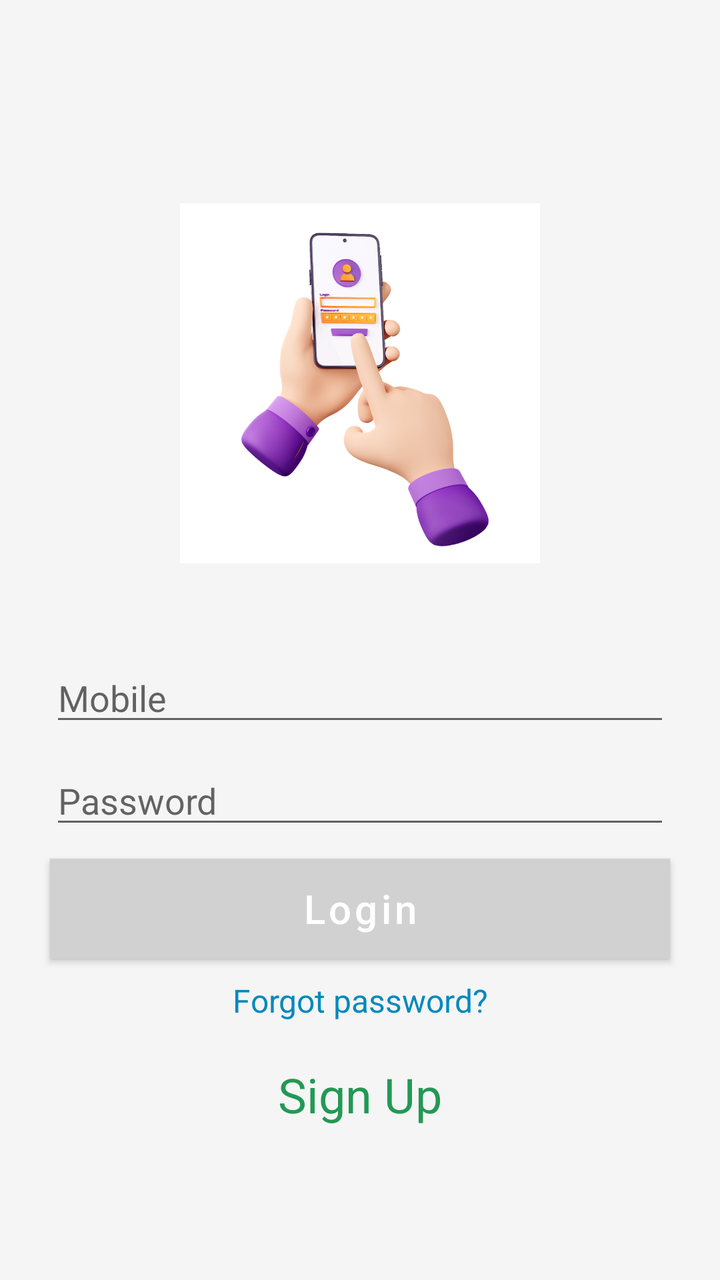
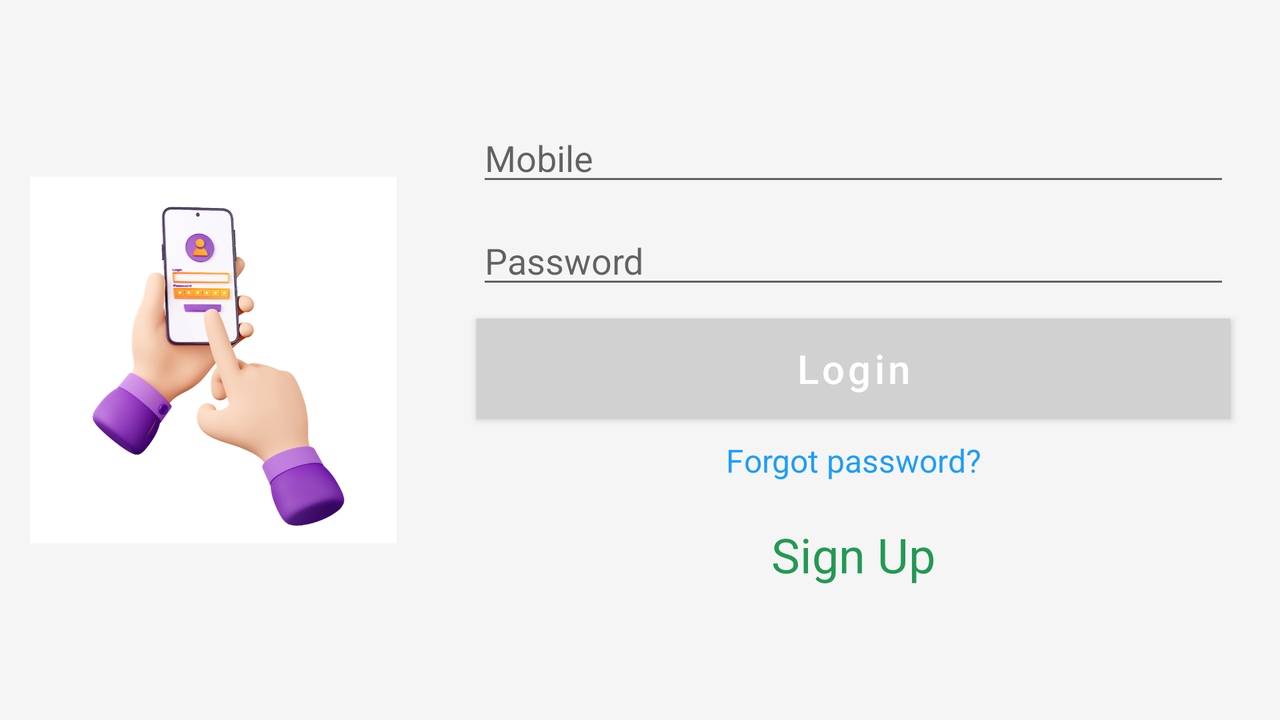

Two renders of one Android screen. The first uses the default layout on a phone; the second uses the alternative layout the repository ships for a different screen configuration, on a matching device. The two XML files are below.
<!-- AndroidManifest.xml: application theme AppTheme -->
<!-- res/layout/login.xml -->
<?xml version="1.0" encoding="utf-8"?>
<android.widget.RelativeLayout
    xmlns:android="http://schemas.android.com/apk/res/android" android:layout_width="match_parent"
    xmlns:app="http://schemas.android.com/apk/res-auto"
    android:layout_height="match_parent"
    android:gravity="center">

    <ImageView
        android:id="@+id/imageView2"
        android:layout_width="match_parent"
        android:layout_height="180dp"
        android:layout_margin="40dp"
        android:layout_weight="0.6"
        app:srcCompat="@drawable/icon" />

    <EditText
        android:id="@+id/et_mobile_login"
        android:layout_width="match_parent"
        android:layout_height="wrap_content"
        android:layout_alignParentStart="true"
        android:hint="Mobile"
        android:singleLine="true"
        android:textSize="18dp"
        android:layout_marginVertical="5dp"
        android:layout_marginHorizontal="25dp"
        android:layout_below="@+id/imageView2"/>

    <EditText
        android:id="@+id/et_password_login"
        android:layout_width="match_parent"
        android:layout_height="wrap_content"
        android:layout_alignParentStart="true"
        android:hint="Password"
        android:inputType="textPassword"
        android:singleLine="true"
        android:textSize="18dp"
        android:layout_marginVertical="5dp"
        android:layout_marginHorizontal="25dp"
        android:layout_below="@+id/et_mobile_login"/>

    <Button
        android:id="@+id/Button_login"
        android:layout_width="match_parent"
        android:layout_height="50dp"
        android:text="Login"
        android:textColor="@color/button_text"
        android:background="@color/button_background"
        android:textSize="20dp"
        android:layout_marginVertical="5dp"
        android:layout_marginHorizontal="25dp"
        android:textAllCaps="false"
        android:layout_below="@+id/et_password_login"/>

    <TextView
        android:id="@+id/forget_password"
        android:layout_width="match_parent"
        android:layout_height="wrap_content"
        android:text="Forgot password?"
        android:textAlignment="center"
        android:textColor="#0089bd"
        android:textSize="16dp"
        android:layout_marginVertical="5dp"
        android:layout_marginHorizontal="25dp"
        android:layout_below="@+id/Button_login"/>

    <TextView
        android:id="@+id/TextView_signup"
        android:layout_width="match_parent"
        android:layout_height="wrap_content"
        android:text="Sign Up"
        android:textAlignment="center"
        android:textColor="#229954"
        android:textSize="24dp"
        android:layout_marginVertical="15dp"
        android:layout_marginHorizontal="25dp"
        android:layout_below="@+id/forget_password"/>

</android.widget.RelativeLayout>
<!-- resources referenced by this layout -->
<resources>
  <color name="button_background">#4CAF50</color>
  <color name="button_text">#FFFFFF</color>
  <!-- drawable icon: png bitmap (drawable, 264235 bytes) -->
  <style name="AppTheme" parent="Theme.MaterialComponents.Light.NoActionBar">
          
          <item name="colorPrimary">@color/colorPrimary</item>
          <item name="colorPrimaryVariant">@color/colorPrimaryDark</item>
          <item name="colorOnPrimary">@android:color/white</item>
          <item name="colorSecondary">@color/colorAccent</item>
          <item name="colorOnSecondary">@android:color/white</item>
  
  
          
          <item name="colorPrimaryDark">@color/colorPrimaryDark</item>
          <item name="colorAccent">@color/colorAccent</item>
  
          
          <item name="textAppearanceButton">@style/CustomButtonTextAppearance</item>
  
          
          <item name="android:windowBackground">@color/background_color</item>
  
          
          <item name="materialButtonStyle">@style/CustomMaterialButton</item>
      </style>
  <color name="colorPrimary">#D2D1D1</color>
  <color name="colorPrimaryDark">#17202A</color>
  <color name="colorAccent">#000000</color>
  <style name="CustomButtonTextAppearance" parent="TextAppearance.MaterialComponents.Button">
          <item name="android:textSize">16sp</item>
          <item name="android:textColor">@android:color/white</item>
      </style>
  <color name="background_color">#F5F5F5</color>
  <style name="CustomMaterialButton" parent="Widget.MaterialComponents.Button">
          <item name="android:backgroundTint">@color/button_background</item>
          <item name="cornerRadius">12dp</item>
          <item name="android:textAllCaps">false</item>
      </style>
</resources>
<!-- res/layout-land/login.xml (the repository's variant of the layout above) -->
<!-- drawn on the phone turned sideways -->
<?xml version="1.0" encoding="utf-8"?>
<android.widget.RelativeLayout
    xmlns:android="http://schemas.android.com/apk/res/android" android:layout_width="match_parent"
    android:layout_height="match_parent"
    xmlns:app="http://schemas.android.com/apk/res-auto">

    <LinearLayout android:orientation="horizontal"
        android:layout_height="fill_parent"
        android:layout_width="fill_parent">

        <LinearLayout
            android:layout_weight="1"
            android:layout_height="fill_parent"
            android:layout_width="0dp"
            android:gravity="center">

            <ImageView
                android:id="@+id/imageView2"
                android:layout_width="match_parent"
                android:layout_height="match_parent"
                android:layout_margin="15dp"
                app:srcCompat="@drawable/icon" />

        </LinearLayout>

        <LinearLayout
            android:orientation="vertical"
            android:layout_weight="2"
            android:layout_height="fill_parent"
            android:layout_width="0dp"
            android:gravity="center">

            <EditText
                android:id="@+id/et_mobile_login"
                android:layout_width="match_parent"
                android:layout_height="wrap_content"
                android:layout_alignParentStart="true"
                android:hint="Mobile"
                android:singleLine="true"
                android:textSize="18dp"
                android:layout_marginVertical="5dp"
                android:layout_marginHorizontal="25dp"
                android:layout_below="@+id/imageView2"/>

            <EditText
                android:id="@+id/et_password_login"
                android:layout_width="match_parent"
                android:layout_height="wrap_content"
                android:layout_alignParentStart="true"
                android:hint="Password"
                android:inputType="textPassword"
                android:singleLine="true"
                android:textSize="18dp"
                android:layout_marginVertical="5dp"
                android:layout_marginHorizontal="25dp"
                android:layout_below="@+id/et_mobile_login"/>

            <Button
                android:id="@+id/Button_login"
                android:layout_width="match_parent"
                android:layout_height="50dp"
                android:layout_x="0dp"
                android:layout_y="0dp"
                android:text="Login"
                android:textColor="@color/button_text"
                android:background="@color/button_background"
                android:textSize="20dp"
                android:layout_marginVertical="5dp"
                android:layout_marginHorizontal="25dp"
                android:layout_below="@+id/et_password_login"/>

            <TextView
                android:id="@+id/forget_password"
                android:layout_width="match_parent"
                android:layout_height="wrap_content"
                android:text="Forgot password?"
                android:textAlignment="center"
                android:textColor="#1e9df7"
                android:textSize="16dp"
                android:layout_marginVertical="5dp"
                android:layout_marginHorizontal="25dp"
                android:layout_below="@+id/Button_login"/>

            <TextView
                android:id="@+id/TextView_signup"
                android:layout_width="match_parent"
                android:layout_height="wrap_content"
                android:text="Sign Up"
                android:textAlignment="center"
                android:textColor="#229954"
                android:textSize="24dp"
                android:layout_marginVertical="15dp"
                android:layout_marginHorizontal="25dp"
                android:layout_below="@+id/forget_password"/>


        </LinearLayout>

    </LinearLayout>

</android.widget.RelativeLayout>
